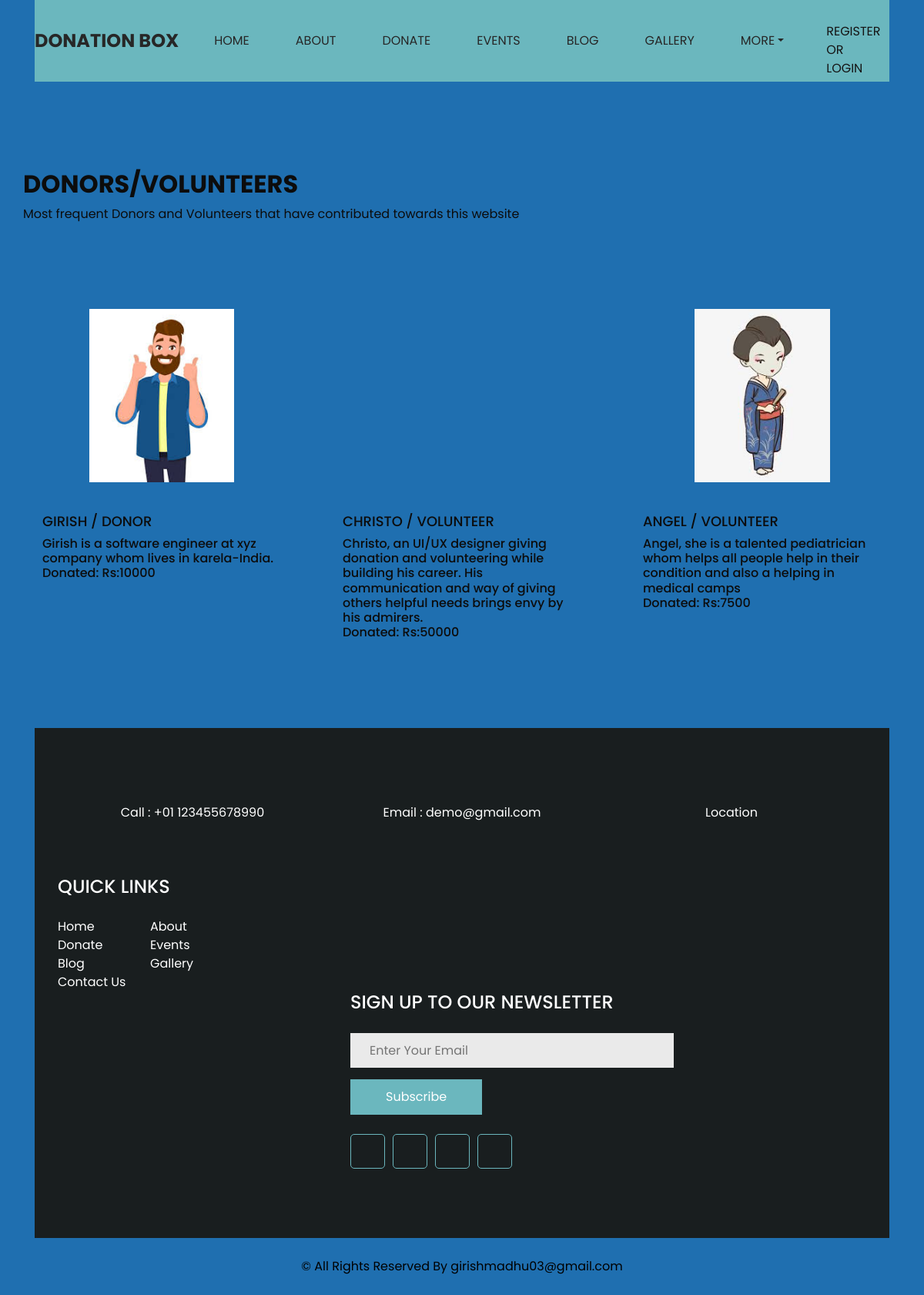
The app's page /Frontend/donate/ with its own data.
### Backend/models.py (models this page shows)
class PersonDB(models.Model):
    Pname = models.CharField(max_length=100, null=True, blank=True)
    Pemail = models.CharField(max_length=100, null=True, blank=True)
    Pgender = models.CharField(max_length=100, null=True, blank=True)
    Plocation = models.CharField(max_length=100, null=True, blank=True)
    Poccupation = models.CharField(max_length=100, null=True, blank=True)
    Pcategory = models.CharField(max_length=100, null=True, blank=True)
    pDOV = models.CharField(max_length=100, null=True, blank=True)
    pamount = models.IntegerField(null=True, blank=True)
    Pabout = models.CharField(max_length=100, null=True, blank=True)
    Pimage = models.ImageField(upload_to="PIMAGE", null=True, blank=True)

### Frontend/views.py (the view)
# urls.py: path('donate/', views.donate, name='donate'),
def donate(request):
    category = CategoryDB.objects.all()
    per = PersonDB.objects.all()
    con = contributionDB.objects.all()
    data2 = RegisterDB.objects.all()
    return render(request, "Donate.html",{'category':category,'per':per,'con':con,'data2':data2})

### Frontend/templates/Donate.html (shortened to what this page needs)
<!DOCTYPE html>
{% load static %}
<html>
<head>
  <link href="https://cdn.jsdelivr.net/npm/bootstrap@5.3.2/dist/css/bootstrap.min.css" rel="stylesheet">
  <link rel="stylesheet" type="text/css" href="{% static 'css/bootstrap.css' %}" />
  <link href="{% static 'css/font-awesome.min.css' %}" rel="stylesheet" />
  <link href="{% static 'css/style.css' %}" rel="stylesheet" />
  <link href="{% static 'css/responsive.css' %}" rel="stylesheet" />
</head>
<body class="sub_page" style="background-color:#1f6fb0;">
   <div class="hero_area">
    <header class="header_section long_section px-0">
      <nav class="navbar navbar-expand-lg custom_nav-container " style="background-color:#6bb7be;">
        <a class="navbar-brand" href="index.html">
          <span>
            Donation Box
          </span>
        </a>
        <div class="collapse navbar-collapse" id="navbarSupportedContent">
          <div class="d-flex mx-auto flex-column flex-lg-row align-items-center">
            <ul class="navbar-nav  ">
              <li class="nav-item">
                <a class="nav-link" href="{% url 'Homepage' %}">Home</a>
              </li>
               <li class="nav-item">
                <a class="nav-link" href="{% url 'about' %}"> About</a>
              </li>
              <li class="nav-item">
                <a class="nav-link" href="{% url 'donate' %}">Donate</a>
              </li>
              <li class="nav-item">
                <a class="nav-link" href="{% url 'Camp' %}">Events</a>
              </li>
              <li class="nav-item">
                <a class="nav-link" href="{% url 'blog' %}">Blog</a>
              </li>
              <li class="nav-item">
                <a class="nav-link" href="{% url 'gallery' %}">Gallery</a>
              </li>
              <li class="nav-item dropdown">
                <a class="nav-link dropdown-toggle" data-bs-toggle="dropdown" href="#" role="button" aria-expanded="false">More</a>
              </li>
            </ul>
          </div>
          <div class="quote_btn-container">
            <a href="">
              {% if request.session.UserName %}
              <a href="{% url 'User_logout' %}"><i class="fa fa-user" aria-hidden="true"></i> {{request.session.UserName}} / LOGOUT</a>
              {% else %}
              <a href="{% url 'register_page' %}"><i class="fa fa-user" aria-hidden="true"></i> REGISTER OR LOGIN</a>
              {% endif %}
            </a>
          </div>
        </div>
      </nav>
    </header>
  </div>
    <div id="homeCarousel" class="carousel slide carousel-home" data-ride="carousel">
          <div class="carousel-inner" role="listbox">
            <div class="item ">
              <div class="container">
                <div class="carousel-caption">
                </div>
              </div>
            </div>
    </div>
 </div>
  <section class="furniture_section layout_padding">
    <div class="container">
      <div class="heading_container">
        <h2>
          Donors/Volunteers
        </h2>
        <p>
          Most frequent Donors and Volunteers that have contributed towards this website
        </p>
      </div>
      <div class="row">
        {% for d in per %}
        <div class="col-md-6 col-lg-4">
          <div class="box" style="background-color: transparent;">
            <div class="img-box">
              <img src="{{d.Pimage.url}}" alt="">
            </div>
            <div class="detail-box">
              <h5>
                {{d.Pname}} / {{d.pDOV}}
              </h5>
              <div class="price_box">
                <h6 class="price_heading">
                  {{d.Pabout}}<br>
                  Donated: Rs:{{d.pamount}}
                </h6>
              </div>
            </div>
          </div>
        </div>
        {% endfor %}
      </div>
    </div>
  </section>
  <section class="info_section long_section">
    <div class="container">
      <div class="contact_nav">
        <a href="">
          <i class="fa fa-phone" aria-hidden="true"></i>
          <span>
            Call : +01 123455678990
          </span>
        </a>
        <a href="">
          <i class="fa fa-envelope" aria-hidden="true"></i>
          <span>
            Email : demo@gmail.com
          </span>
        </a>
        <a href="">
          <i class="fa fa-map-marker" aria-hidden="true"></i>
          <span>
            Location
          </span>
        </a>
      </div>
      <div class="info_top ">
        <div class="row ">
          <div class="col-sm-6 col-md-4 col-lg-3">
            <div class="info_links">
              <h4>
                QUICK LINKS
              </h4>
              <div class="info_links_menu">
                <a class="" href="index.html">Home <span class="sr-only">(current)</span></a>
                <a class="" href="about.html"> About</a>
                <a class="" href="furniture.html">Donate</a>
                <a class="" href="furniture.html">Events</a>
                <a class="" href="furniture.html">Blog</a>
                <a class="" href="furniture.html">Gallery</a>
                <a class="" href="contact.html">Contact Us</a>
              </div>
            </div>
          </div>
          <div class="col-md-5" style="margin-left:380px;">
            <div class="info_form">
              <h4>
                SIGN UP TO OUR NEWSLETTER
              </h4>
              <form action="">
                <input type="text" placeholder="Enter Your Email" />
                <button type="submit">
                  Subscribe
                </button>
              </form>
              <div class="social_box">
                <a href="">
                  <i class="fa fa-facebook" aria-hidden="true"></i>
                </a>
                <a href="">
                  <i class="fa fa-twitter" aria-hidden="true"></i>
                </a>
                <a href="">
                  <i class="fa fa-linkedin" aria-hidden="true"></i>
                </a>
                <a href="">
                  <i class="fa fa-instagram" aria-hidden="true"></i>
                </a>
              </div>
            </div>
          </div>
        </div>
      </div>
    </div>
  </section>
   <footer class="footer_section">
    <div class="container">
      <p>
        &copy;  All Rights Reserved By girishmadhu03@gmail.com
      </p>
    </div>
  </footer>
</body>
</html>

### Frontend/static/css/responsive.css (style rules this page uses)
@media (min-width: 1200px) { .container { max-width: 1170px; } }

### records on screen
PersonDB: Pimage (picture), Pname "GIRISH", pDOV "DONOR", Pabout "Girish is a software engineer at xyz company whom lives in karela-India.", pamount "10000"
PersonDB: Pname "CHRISTO", pDOV "VOLUNTEER", Pabout "Christo, an UI/UX designer giving donation and volunteering while building his career. His communication and way of giving others helpful needs brings envy by his admirers.", pamount "50000"
PersonDB: Pimage (picture), Pname "ANGEL", pDOV "VOLUNTEER", Pabout "Angel, she is a talented pediatrician whom helps all people help in their condition and also a helping in medical camps", pamount "7500"
